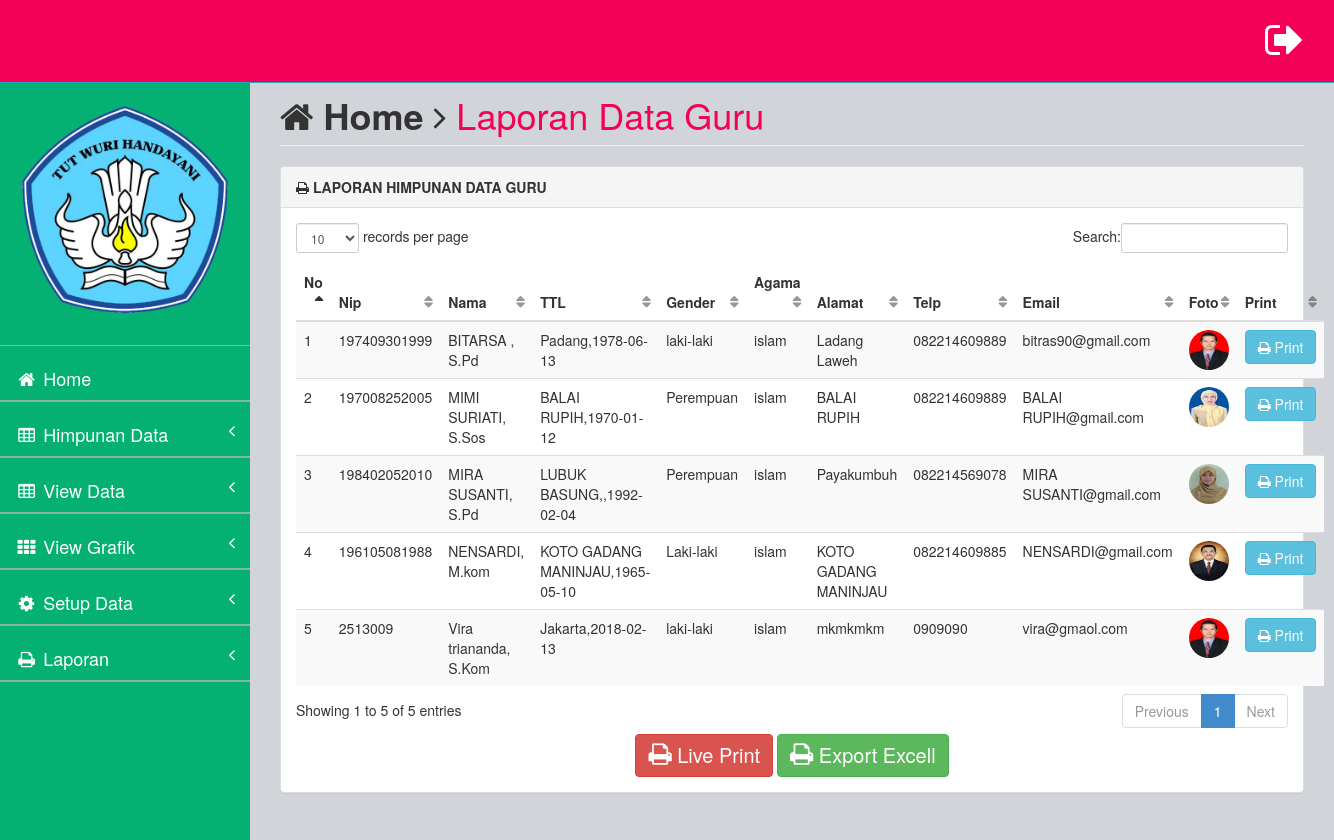
Screenshot of /_admin?page=laporan&action=laporan_guru (signed in) with the database file from the repository.
### tables this page shows
CREATE TABLE `data_guru` (
  `id_guru` int(4) NOT NULL,
  `nama_guru` varchar(20) NOT NULL,
  `nip` varchar(12) NOT NULL,
  `kelamin` varchar(15) NOT NULL,
  `alamat_guru` text NOT NULL,
  `telpon_guru` varchar(12) NOT NULL,
  `username` varchar(20) NOT NULL,
  `password` varchar(100) NOT NULL,
  `gelar` varchar(100) NOT NULL,
  `tempat_lahir` varchar(100) NOT NULL,
  `tanggal_lahir` date NOT NULL,
  `agama` varchar(100) NOT NULL,
  `email` varchar(100) NOT NULL,
  `photo` varchar(100) NOT NULL
);

### Laporan/laporan_guru.php (the view, shortened to what this page needs)
<div class="row">
                <div class="col-lg-12">
                    <h1 class="page-header"><i class="fa fa-home"></i> <b>Home</b> <i class="fa fa-angle-right"></i> <font color="#f50057">Laporan Data Guru</font></h1>
                </div>
            </div>
            <div class="row">
                <div class="col-lg-12">
                    <div class="panel panel-default">
                        <div class="panel-heading">
                             <b><i class="fa fa-print"></i> LAPORAN HIMPUNAN DATA GURU</b>
                        </div>
                           <div class="table-responsive">
                        <div class="panel-body">
                            <div class="table-responsive">
                                 <table class="table table-striped table-hover" id="dataTables-example">
                                    <thead>
                                        <tr>
                                            <th>No</th>
                                            <th>Nip</th>
                                            <th>Nama</th>
                                            <th>TTL</th>
                                            <th>Gender</th>
                                            <th>Agama</th>
                                            <th>Alamat</th>
                                            <th>Telp</th>
                                            <th>Email</th>
                                            <th>Foto</th>
                                            <th>Print</th>
                                        </tr>
                                    </thead>
                                    <tbody>
                                        <?php
                                        $sql = mysql_query("select * from data_guru") or die (mysql_error());
                                        $no=1;
                                        while ($data = mysql_fetch_array($sql)){
                                        ?>
                                        <tr class="odd gradeX">
                                            <td><?php echo $no++; ?></td>
                                            <td><?php echo $data['nip']; ?></td>
                                            <td><?php echo $data['nama_guru']; ?>, <?php echo $data['gelar']; ?></td>
                                            <td><?php echo $data['tempat_lahir']; ?>,<?php echo $data['tanggal_lahir']; ?></td>
                                            <td><?php echo $data['kelamin']; ?></td>
                                            <td><?php echo $data['agama']; ?></td>
                                            <td><?php echo $data['alamat_guru']; ?></td>
                                            <td><?php echo $data['telpon_guru']; ?></td>
                                            <td><?php echo $data['email']; ?></td>
                                            <td> <img src="../photo_guru/<?php echo $data ['photo'];?>" height="40" width="40" align="middle" style="border-radius: 100%;"></td>
                                            <td>
                                                  <a href="../Laporan/detail_guru.php?kdsis=<?php echo $data['id_guru']; ?> "><button type="" class="btn btn-info"><i class="fa fa-print"></i> Print</button></a>
                                            </td>
                                        </tr>
                                        <?php } ?>
                                    </tbody>
                                </table>
                            </div>
                             <center>
                                 <a class="btn btn-danger" href="../Laporan/data_guru.php" style="font-size: 20px;"><i class="fa fa-print" style="font-size: 25px;"></i> Live Print</a>
                                 <a class="btn btn-success" href="../Laporan/data_guruex.php" style="font-size: 20px;"><i class="fa fa-print" style="font-size: 25px;"></i> Export Excell</a>
                             </center>
                        </div>
                    </div>
                </div>
            </div>
            </div>
        </div>

### assets/css/style.css (style rules this page uses)
body { background-color: #f8f8f8; }
table.dataTable thead .sorting, table.dataTable thead .sorting_asc:after, table.dataTable thead .sorting_desc, table.dataTable thead .sorting_asc_disabled, table.dataTable thead .sorting_desc_disabled { background: transparent; }
table.dataTable thead .sorting_asc:after { content: "\f0de"; float: right; font-family: fontawesome; }
table.dataTable thead .sorting:after { content: "\f0dc"; float: right; font-family: fontawesome; color: rgba(50,50,50,.5); }

### rows the page displays
data_guru: nip "197409301999", nama_guru "BITARSA", gelar "S.Pd", tempat_lahir "Padang", tanggal_lahir "1978-06-13", kelamin "laki-laki", agama "islam", alamat_guru "Ladang Laweh", telpon_guru "082214609889", email "bitras90@gmail.com", photo (picture)
data_guru: nip "197008252005", nama_guru "MIMI SURIATI", gelar "S.Sos", tempat_lahir "BALAI RUPIH", tanggal_lahir "1970-01-12", kelamin "Perempuan", agama "islam", alamat_guru "BALAI RUPIH", telpon_guru "082214609889", email "BALAI RUPIH@gmail.com", photo (picture)
data_guru: nip "198402052010", nama_guru "MIRA SUSANTI", gelar "S.Pd", tempat_lahir "LUBUK BASUNG,", tanggal_lahir "1992-02-04", kelamin "Perempuan", agama "islam", alamat_guru "Payakumbuh", telpon_guru "082214569078", email "MIRA SUSANTI@gmail.com", photo (picture)
data_guru: nip "196105081988", nama_guru "NENSARDI", gelar "M.kom", tempat_lahir "KOTO GADANG MANINJAU", tanggal_lahir "1965-05-10", kelamin "Laki-laki", agama "islam", alamat_guru "KOTO GADANG MANINJAU", telpon_guru "082214609885", email "NENSARDI@gmail.com", photo (picture)
data_guru: nip "2513009", nama_guru "Vira triananda", gelar "S.Kom", tempat_lahir "Jakarta", tanggal_lahir "2018-02-13", kelamin "laki-laki", agama "islam", alamat_guru "mkmkmkm", telpon_guru "0909090", email "vira@gmaol.com", photo (picture)
